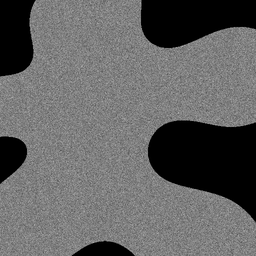
#> input picture data/noise_3d_512(crop).tif, 256 x 256 px, shrunk from 512 x 512 before the run
$ python imfilt.py
#> lines starting #> are read from the running program, lines starting #| are printed output that depends on the picture
#%% Imports

import time
import warnings
import numpy as np
from skimage import io
from numba import njit, prange
from pathlib import Path
from skimage.draw import ellipsoid

# -----------------------------------------------------------------------------

stack_name = 'noise_3d_512(crop).tif'
mask_name = 'mask_3d_512(crop).tif'
stackfilt_name = 'filt.tif'

# -----------------------------------------------------------------------------


img = io.imread(Path('../data', stack_name))
#> img is the input picture: shape (256, 256); min 0, max 173, mean 98.3
mask = io.imread(Path('../data', mask_name))
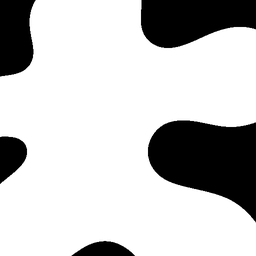
#> input picture data/mask_3d_512(crop).tif, 256 x 256 px, shrunk from 512 x 512 before the run
#> mask is the input picture: shape (256, 256); min 0, max 255, mean 195.6
# mask = None

# -----------------------------------------------------------------------------

kernel_size = (3, 5, 5)
iterations = 3
filt_method = 'mean'
pad_method = 'reflect'
pad_value = None
parallel = True

#%%

@njit(nogil=True, parallel=parallel)
def imfilt_mean(
        img,
        img_pad,
        kernel_size_z,
        kernel_size_y,
        kernel_size_x,
        strel,
        ):

    pad_z = kernel_size_z//2
    pad_y = kernel_size_y//2
    pad_x = kernel_size_x//2

    img_filt = img_pad.copy()

    for z in prange(img.shape[0]):
        for y in range(img.shape[1]):
            for x in range(img.shape[2]):

                if ~np.isnan(img[z,y,x]):

                    img_filt[z+pad_z,y+pad_y,x+pad_x] = np.nanmean(
                        img_pad[
                            z:z+kernel_size_z,
                            y:y+kernel_size_y,
                            x:x+kernel_size_x,
                            ] * strel
                        )

    return img_filt

#%%

start = time.time()
print('Get time')

# Extract kernel_size variables
if isinstance(kernel_size, int):
    if img.ndim == 2:
        kernel_size_z = 1
        kernel_size_y = kernel_size
        kernel_size_x = kernel_size
    elif img.ndim == 3:
        kernel_size_z = kernel_size
        kernel_size_y = kernel_size
        kernel_size_x = kernel_size
elif len(kernel_size) == 2:
    kernel_size_z = 1
    kernel_size_y = kernel_size[0]
    kernel_size_x = kernel_size[1]
elif len(kernel_size) == 3:
    kernel_size_z = kernel_size[0]
    kernel_size_y = kernel_size[1]
    kernel_size_x = kernel_size[2]

# Round kernel_size variables to next odd integer
if kernel_size_z % 2 == 0:
    print(f'z kernel size adjusted from {kernel_size_z} to {kernel_size_z + 1}')
    kernel_size_z += 1
if kernel_size_y % 2 == 0:
    print(f'y kernel size adjusted from {kernel_size_y} to {kernel_size_y + 1}')
    kernel_size_y += 1
if kernel_size_x % 2 == 0:
    print(f'x kernel size adjusted from {kernel_size_x} to {kernel_size_x + 1}')
    kernel_size_x += 1
if kernel_size_z == 1: parallel = False # deactivate parallel

# Convert img to float
img = img.astype(float)

# Add z dimension (if ndim == 2)
if img.ndim == 2:
    img = np.expand_dims(img, 0)

# Mask operations
if mask is not None:

    # Add z dimension (if ndim == 2)
    if mask.ndim == 2:
        mask = np.expand_dims(mask, 0)

    # Match mask and img shape
    if mask.shape[0] == img.shape[0]:
        pass
    elif mask.shape[0] == 1 and mask.shape[0] < img.shape[0]:
        mask = np.repeat(mask, img.shape[0], axis=0)
    else:
        raise Exception('mask shape is not compatible with img shape')

    # Set "out of mask" img pixels as NaNs
    img[~mask.astype(bool)] = np.nan

# Pad img
pad_z = kernel_size_z//2
pad_y = kernel_size_y//2
pad_x = kernel_size_x//2
pad_all = ((pad_z, pad_z), (pad_y, pad_y), (pad_x, pad_x))

if pad_method == 'constant':
    img_pad = np.pad(img,
        pad_width=pad_all,
        mode=pad_method,
        constant_values=pad_value,
        )
else:
    img_pad = np.pad(img,
        pad_width=pad_all,
        mode=pad_method,
        )

# Define structuring element
if kernel_size_z == 1:
    strel = ellipsoid(1, pad_y, pad_x, spacing=(2, 1, 1))
else:
    strel = ellipsoid(pad_z, pad_y, pad_x, spacing=(1, 1, 1))
strel = strel[1:-1,1:-1,1:-1].astype('float').squeeze()
strel[strel == 0] = np.nan

for _ in range(iterations):

    img_filt = imfilt_mean(
        img, img_pad,
        kernel_size_z,
        kernel_size_y,
        kernel_size_x,
        strel,
        )

    img_pad = img_filt.copy()

# Unpad img_filt
if kernel_size_z == 1:
    img_filt = img_filt[:,pad_y:-pad_y,pad_x:-pad_x].squeeze()
else:
    img_filt = img_filt[pad_z:-pad_z,pad_y:-pad_y,pad_x:-pad_x].squeeze()
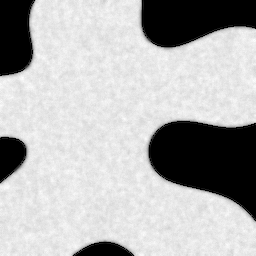
#> img_filt: shape (256, 256) float64; 21.63% of the values are NaN or infinite; the others: min 6.94, max 139.8, mean 125.6; drawn with min black, max white, NaN and infinite black

io.imsave(
    Path('../data', stack_name.replace('.tif', '_filt.tif')),
    img_filt.astype('float32'),
    check_contrast=False,
    )

end = time.time()
print(f'  {(end-start):5.3f} s')
